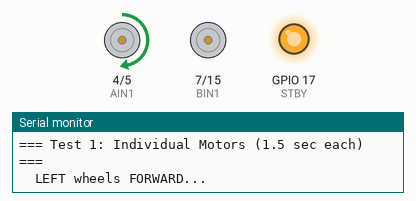
A program run on a simulated ESP32-S3. Parts: motor-driver pin pairs drawn as motors (green arrow = first pin HIGH = forward, orange = second pin HIGH = backward, longer = more drive, scaled by the enable pin, stopped while the standby pin is LOW), output pins drawn as LEDs (lit = HIGH), the last lines printed to the serial monitor.

Above: at 1.1 s.
At 3.1 s:
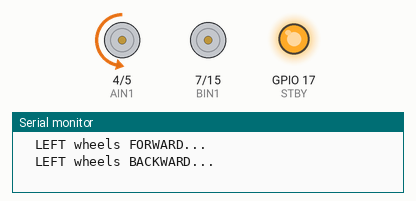
At 5.1 s:
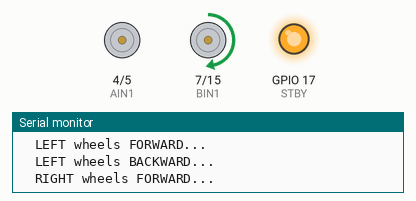
At 7.1 s:
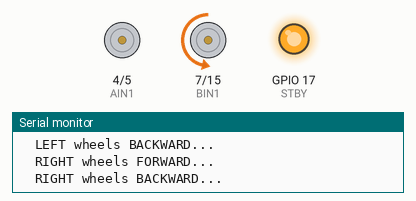
At 11.6 s:
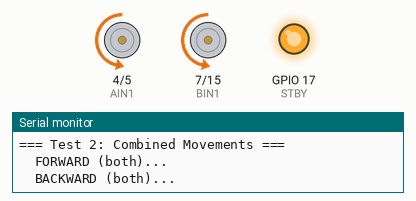
At 30.6 s:
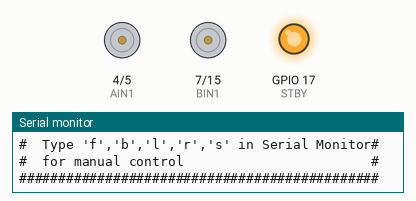
Timing chart, 0 to 32.1 s (numbered marks = the images above):
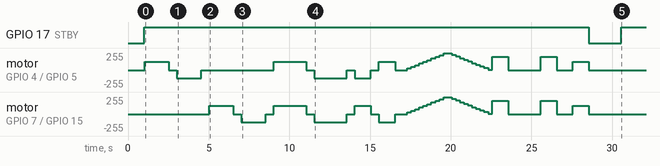

The program:

main.cpp
```cpp
// ============================================
// Test 04: TB6612FNG Motor Driver
// Wire: AIN1=GPIO4, AIN2=GPIO5, PWMA=GPIO6
//        BIN1=GPIO7, BIN2=GPIO15, PWMB=GPIO16
//        STBY=GPIO17, VM=7.4V, VCC=3.3V, GND
// Tests: each motor direction, speed ramp, brake
// ============================================

#include <Arduino.h>

#define AIN1  4
#define AIN2  5
#define PWMA  6
#define BIN1  7
#define BIN2  15
#define PWMB  16
#define STBY  17

// LEDC channels
#define CH_L  0
#define CH_R  1

void stopAll() {
    ledcWrite(CH_L, 0);
    ledcWrite(CH_R, 0);
    digitalWrite(AIN1, LOW); digitalWrite(AIN2, LOW);
    digitalWrite(BIN1, LOW); digitalWrite(BIN2, LOW);
}

void leftFwd(int speed) {
    digitalWrite(AIN1, HIGH); digitalWrite(AIN2, LOW);
    ledcWrite(CH_L, speed);
}

void leftBwd(int speed) {
    digitalWrite(AIN1, LOW); digitalWrite(AIN2, HIGH);
    ledcWrite(CH_L, speed);
}

void rightFwd(int speed) {
    digitalWrite(BIN1, HIGH); digitalWrite(BIN2, LOW);
    ledcWrite(CH_R, speed);
}

void rightBwd(int speed) {
    digitalWrite(BIN1, LOW); digitalWrite(BIN2, HIGH);
    ledcWrite(CH_R, speed);
}

void brakeAll() {
    digitalWrite(AIN1, HIGH); digitalWrite(AIN2, HIGH);
    digitalWrite(BIN1, HIGH); digitalWrite(BIN2, HIGH);
    ledcWrite(CH_L, 1023);
    ledcWrite(CH_R, 1023);
}

void setup() {
    Serial.begin(115200);
    delay(1000);

    Serial.println("\n##############################################");
    Serial.println("#  Test 04: TB6612FNG Motor Driver            #");
    Serial.println("#  Wire: AIN1=4, AIN2=5, PWMA=6              #");
    Serial.println("#        BIN1=7, BIN2=15, PWMB=16            #");
    Serial.println("#        STBY=17, VM=7.4V, VCC=3.3V          #");
    Serial.println("##############################################\n");

    // Pin setup
    pinMode(AIN1, OUTPUT); pinMode(AIN2, OUTPUT);
    pinMode(BIN1, OUTPUT); pinMode(BIN2, OUTPUT);
    pinMode(STBY, OUTPUT);

    ledcSetup(CH_L, 5000, 10);  // 5kHz, 10-bit
    ledcAttachPin(PWMA, CH_L);
    ledcSetup(CH_R, 5000, 10);
    ledcAttachPin(PWMB, CH_R);

    // Enable driver
    digitalWrite(STBY, HIGH);
    stopAll();

    Serial.println("  TB6612FNG STBY=HIGH (active)\n");

    // === Test 1: Individual motors ===
    Serial.println("=== Test 1: Individual Motors (1.5 sec each) ===\n");

    Serial.println("  LEFT wheels FORWARD...");
    leftFwd(500); delay(1500); stopAll(); delay(500);

    Serial.println("  LEFT wheels BACKWARD...");
    leftBwd(500); delay(1500); stopAll(); delay(500);

    Serial.println("  RIGHT wheels FORWARD...");
    rightFwd(500); delay(1500); stopAll(); delay(500);

    Serial.println("  RIGHT wheels BACKWARD...");
    rightBwd(500); delay(1500); stopAll(); delay(500);

    Serial.println("  CHECKLIST:");
    Serial.println("  [ ] Left wheels moved forward then backward?");
    Serial.println("  [ ] Right wheels moved forward then backward?");
    Serial.println("  [ ] All 4 wheels spun (2 per side)?");
    Serial.println("  If swapped: swap AIN/BIN wires at TB6612\n");

    // === Test 2: Combined ===
    Serial.println("=== Test 2: Combined Movements ===\n");

    Serial.println("  FORWARD (both)...");
    leftFwd(500); rightFwd(500); delay(2000); stopAll(); delay(500);

    Serial.println("  BACKWARD (both)...");
    leftBwd(500); rightBwd(500); delay(2000); stopAll(); delay(500);

    Serial.println("  SPIN LEFT...");
    leftBwd(500); rightFwd(500); delay(1000); stopAll(); delay(500);

    Serial.println("  SPIN RIGHT...");
    leftFwd(500); rightBwd(500); delay(1000); stopAll(); delay(500);

    Serial.println("  [ ] Robot drove straight forward?");
    Serial.println("  [ ] Robot drove straight backward?");
    Serial.println("  [ ] Robot spun left then right?\n");

    // === Test 3: Speed ramp ===
    Serial.println("=== Test 3: Speed Ramp ===\n");
    Serial.println("  Ramping 0 → max → 0...");

    for (int s = 0; s <= 1023; s += 100) {
        leftFwd(s); rightFwd(s);
        Serial.printf("    PWM: %4d\n", s);
        delay(250);
    }
    for (int s = 1023; s >= 0; s -= 100) {
        leftFwd(s); rightFwd(s);
        Serial.printf("    PWM: %4d\n", s);
        delay(250);
    }
    stopAll();
    Serial.println("  Smooth acceleration? If jerky, check connections.\n");

    // === Test 4: Brake ===
    Serial.println("=== Test 4: Brake vs Coast ===\n");

    Serial.println("  Full speed → COAST (stop)...");
    leftFwd(800); rightFwd(800); delay(1000);
    stopAll();  // coast
    Serial.println("  (wheels should spin down slowly)");
    delay(2000);

    Serial.println("  Full speed → BRAKE...");
    leftFwd(800); rightFwd(800); delay(1000);
    brakeAll();  // active brake
    Serial.println("  (wheels should stop immediately)");
    delay(1000);
    stopAll();

    // === Test 5: Standby ===
    Serial.println("\n=== Test 5: Standby ===\n");
    Serial.println("  Running motors, then STBY=LOW...");
    leftFwd(500); rightFwd(500); delay(1000);
    digitalWrite(STBY, LOW);
    Serial.println("  STBY=LOW: motors should stop (driver sleeping)");
    delay(2000);
    digitalWrite(STBY, HIGH);
    Serial.println("  STBY=HIGH: driver awake again");
    stopAll();

    Serial.println("\n##############################################");
    Serial.println("#  Motor test complete!                       #");
    Serial.println("#  Type 'f','b','l','r','s' in Serial Monitor#");
    Serial.println("#  for manual control                        #");
    Serial.println("##############################################\n");
}

void loop() {
    if (Serial.available()) {
        char c = Serial.read();
        switch (c) {
            case 'f': leftFwd(500);  rightFwd(500);  Serial.println("FORWARD");  break;
            case 'b': leftBwd(500);  rightBwd(500);  Serial.println("BACKWARD"); break;
            case 'l': leftBwd(500);  rightFwd(500);  Serial.println("SPIN LEFT"); break;
            case 'r': leftFwd(500);  rightBwd(500);  Serial.println("SPIN RIGHT"); break;
            case 's': stopAll();     Serial.println("STOP"); break;
            case 'x': brakeAll();    Serial.println("BRAKE"); break;
        }
    }
}
```
